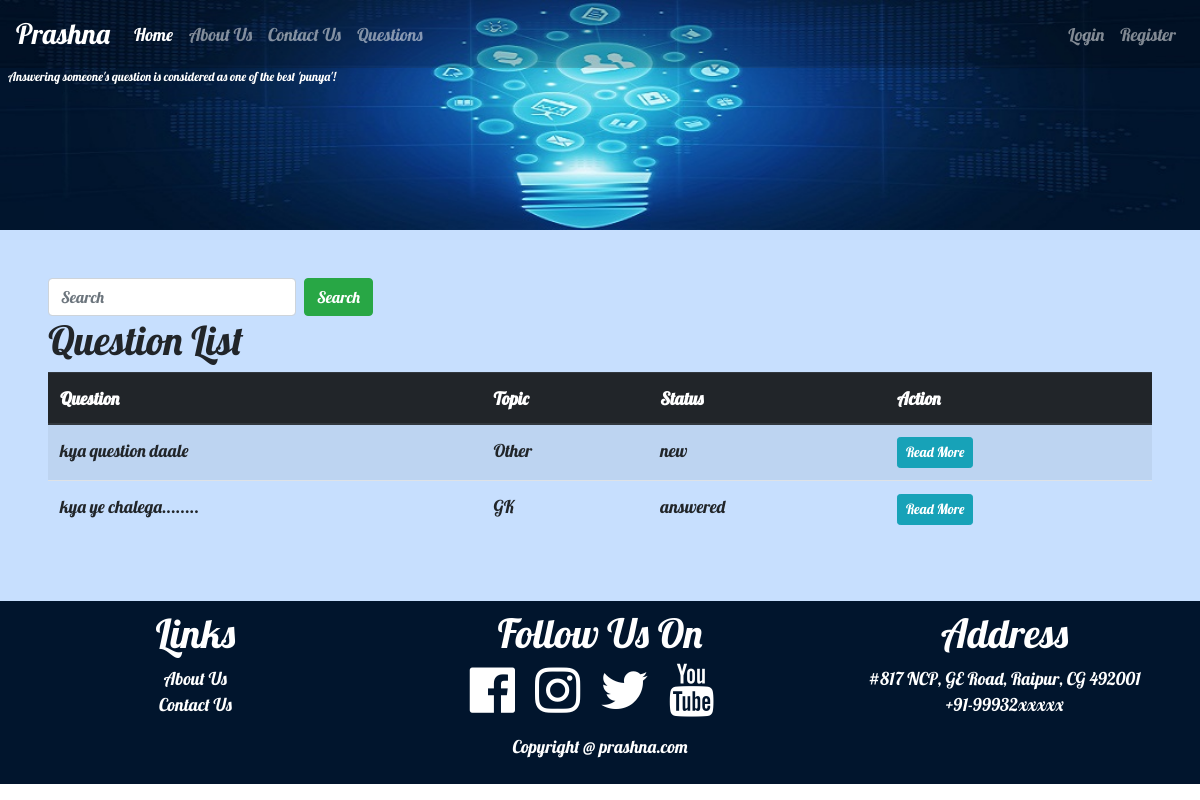
Page /prashna/question/ on the committed database.
### uttar/models.py (models this page shows)
class Question(models.Model):
    question = models.TextField()
    attach1 = models.FileField(upload_to ="docs//" ,null=True, blank=True)
    ask_date = models.DateTimeField(auto_now_add = True)
    topic = models.ForeignKey(Topic, on_delete=models.CASCADE)
    ask_by = models.ForeignKey(User, on_delete=models.CASCADE)
    status = models.CharField(max_length=100, default='new' , choices=(('new','new'), ('answered','answered')))
    def __str__(self):
        que =  self.question
        if len(que)>30:
           que = que[:27] + "..."
        return que

class Topic(models.Model):
    name = models.CharField(max_length=100)
    def __str__(self):
        return self.name

### uttar/views.py (the view)
# urls.py: path('question/', views.QuestionList.as_view()),
class QuestionList(ListView):
        model = Question
        def get_queryset(self):
            si = self.request.GET.get('si')
            if si==None:
                si=''
            return Question.objects.all().filter(question__icontains = si).order_by('-id')

### uttar/templates/uttar/question_list.html (shortened to what this page needs)
{% extends "base.html" %}
{% block content  %}
<div class="row">
<div class="col-sm-8">
<form class="form-inline" action="/prashna/question/">
<input value="{{request.GET.si}}" class="form-control mr-2" type="text" name="si" placeholder="Search" />
<button class="btn btn-success" type="submit">Search</button>
</form>
</div>
<div class="col-sm-4">
</div>
</div>
<h1>Question List</h1>
	<table class="table table-striped">
	<thead class="thead-dark">
	<tr><th>Question</th><th>Topic</th><th>Status</th><th>Action</th></tr>
	</thead>
	{% for q1 in object_list %}
	<tr>
	<td>{{q1}}</td>
	<td>{{q1.topic}}</td>
	<td>{{q1.status}}</td>
	<td ><a class="btn btn-info btn-sm" href="/prashna/question/{{q1.id}}/">Read More</a></td>
	</tr>
	{% endfor %}
	</table>
{% endblock %}

### uttar/static/style.css (style rules this page uses)
body { font-size: 1.1em; font-family: 'Lobster', cursive; }

### rows in the picture
Question: question "kya question daale", topic "Other", status "new"
Question: question "kya ye chalega........", topic "GK", status "answered"
